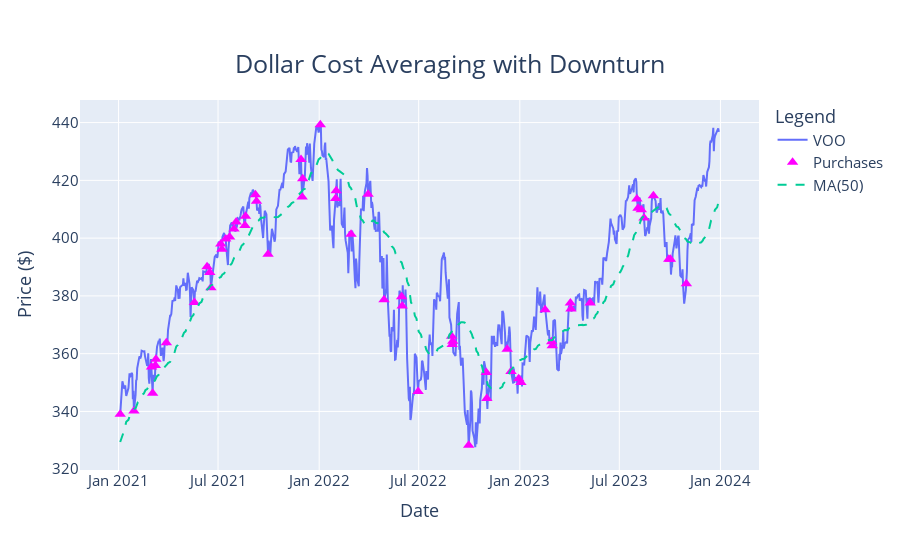

Source (notebook cell):
### Code cell
fig = go.Figure(
    layout=dict(
        title=go.layout.Title(text="Dollar Cost Averaging with Downturn", xanchor='center', yanchor='top', x=0.5, y=0.9, font=dict(size=25)),
        height=550
        )
    )
fig.update_layout(xaxis_title="Date", yaxis_title="Price ($)", legend_title="Legend", font = dict(size=15))#fig.update_layout(template='plotly_white')
#fig.update_layout(paper_bgcolor="white", plot_bgcolor="white")
# Add traces
fig.add_trace(go.Scatter(x=ts_voo.index, y=ts_voo['VOO'],
                    mode='lines',
                    name='VOO'))
fig.add_trace(go.Scatter(x=ts_voo.index, y=ts_voo['price'],
                    mode='markers', # lines+markers available too
                    marker=go.scatter.Marker(symbol='triangle-up', size=10, color='magenta'),
                    name='Purchases'))
fig.add_trace(go.Scatter(x=ts_voo.index, y=ts_voo['sma_50'],
                    mode='lines',
                    line={'dash': 'dash'},
                    name='MA(50)'))
fig.show()

### Figure 1 — Plotly figure (JSON) as saved in the notebook; plotly's stock layout.template omitted (floating-point values rounded to 4 significant figures; data arrays with more than 128 entries replaced by an {"elided": "..."} marker saying what was removed)
{"data": [{"mode": "lines", "name": "VOO", "type": "scatter", "x": {"elided": "753 str values"}, "y": {"elided": "753 float values"}}, {"marker": {"color": "magenta", "size": 10, "symbol": "triangle-up"}, "mode": "markers", "name": "Purchases", "type": "scatter", "x": {"elided": "753 str values"}, "y": {"elided": "753 float values"}}, {"line": {"dash": "dash"}, "mode": "lines", "name": "MA(50)", "type": "scatter", "x": {"elided": "753 str values"}, "y": {"elided": "753 float values"}}], "layout": {"font": {"size": 15}, "height": 550, "legend": {"title": {"text": "Legend"}}, "title": {"font": {"size": 25}, "text": "Dollar Cost Averaging with Downturn", "x": 0.5, "xanchor": "center", "y": 0.9, "yanchor": "top"}, "xaxis": {"title": {"text": "Date"}}, "yaxis": {"title": {"text": "Price ($)"}}}}
